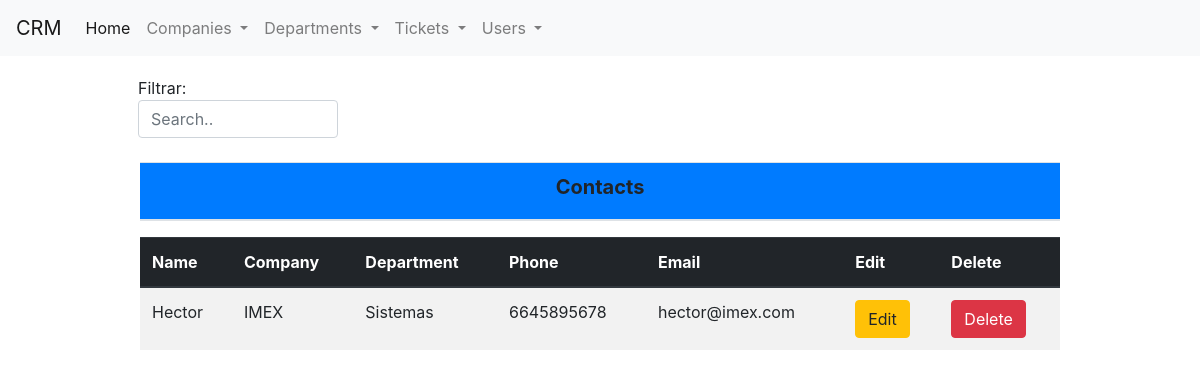
The app's page /Companies/Contacts with its own data.
### Companies/models.py (models this page shows)
class Contacts(models.Model):
	cpc_id = models.AutoField(primary_key=True)
	cpc_cmp_id = models.ForeignKey('Companies', on_delete=models.CASCADE)
	cpc_departament = models.CharField(max_length=256, null=False)
	cpc_name = models.CharField(max_length=256, null=False)
	cpc_email = models.CharField(max_length=256, null=False)
	cpc_phone = models.CharField(max_length=256, null=False)

class Companies(models.Model):
	cmp_id = models.AutoField(primary_key=True)
	cmp_name = models.CharField(max_length=256, null=False)
	cmp_address = models.CharField(max_length=256, null=False)
	cmp_city = models.CharField(max_length=256, null=False)
	cmp_state = models.CharField(max_length=256, null=False)
	cmp_postalCode = models.CharField(max_length=256, null=False)
	cmp_phone = models.CharField(max_length=14, null=False)
	cmp_email = models.CharField(max_length=256, null=False)
	def __str__(self):
		return self.cmp_name

### Companies/views.py (the view)
# urls.py: path('Contacts', views.Contacts_List.as_view(), name='Index_Companies_view'),
class Contacts_List(generic.ListView):
	template_name = "Companies/Contacts_List.html"
	queryset = Contacts.objects.all()
	def get_queryset(self, *args, **kwargs):
		qs = Contacts.objects.all()
		print(self.request.GET)
		query = self.request.GET.get("q", None)
		if query is not None:
			qs = qs.filter(Q(cpc_id=query) | Q(cpc_name=query))
		return qs
	def get_context_data(self, *args, **kwargs):
		context = super(Contacts_List, self).get_context_data(*args, **kwargs)
		context["create_form"] = FormContacts()
		return context

### Companies/forms.py
class FormContacts(forms.ModelForm):
	class Meta:
		model = Contacts
		fields = '__all__'

### templates/Companies/Contacts_List.html (shortened to what this page needs)
{% extends "base.html" %}
{% block content %}
<div class="row">
		<div class="col-md-1"></div>
		<div class="col-md-10" style="margin-top: 20px;">
			<div class="col-md-3" style="margin-left: -17px;">
			Filtrar: <input class="form-control" id="buscar" type="text" placeholder="Search..">
			<br>
			</div>
			<table class="table table-striped"><thead><th class="bg-primary" style="text-align: center;"><h5><b>Contacts</b></h5></h1></th></thead></table>
			<table id="datos" class="table table-striped">
				<thead class="thead-dark">
					<th>Name</th>
					<th>Company</th>
					<th>Department</th>
					<th>Phone</th>
					<th>Email</th>
					<th>Edit</th>
					<th>Delete</th>
				</thead>
				<tbody>
					{% for Contacts in object_list %}
						<tr>
							<td>{{Contacts.cpc_name}}</td>
							<td>{{Contacts.cpc_cmp_id}}</td>
							<td>{{Contacts.cpc_departament}}</td>
							<td>{{Contacts.cpc_phone}}</td>
							<td>{{Contacts.cpc_email}}</td>
							<td><a class="btn btn-warning" href="Edit_Contact/{{Contacts.cpc_id}}">Edit</a></td>
							<td><a class="btn btn-danger" href="Delete_Contact/{{Contacts.cpc_id}}">Delete</a></td>
						</tr>
					{% empty%}
					<div class="alert alert-danger" role="alert">
					  NO EXISTEN REGISTROS
					</div>
					{% endfor %}
				</tbody>
			</table>
		</div>
		<div class="col-md-1"></div>
</div>
{% endblock %}

### records on screen
Contacts: cpc_name "Hector", cpc_cmp_id "IMEX", cpc_departament "Sistemas", cpc_phone "6645895678", cpc_email "hector@imex.com"
